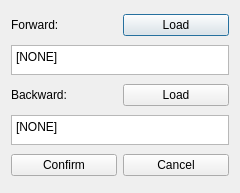
<?xml version="1.0" encoding="UTF-8"?>
<ui version="4.0">
 <class>Dialog</class>
 <widget class="QDialog" name="Dialog">
  <property name="windowModality">
   <enum>Qt::ApplicationModal</enum>
  </property>
  <property name="geometry">
   <rect>
    <x>0</x>
    <y>0</y>
    <width>240</width>
    <height>193</height>
   </rect>
  </property>
  <property name="windowTitle">
   <string>Load RAFT</string>
  </property>
  <layout class="QHBoxLayout" name="horizontalLayout_4">
   <item>
    <layout class="QVBoxLayout" name="verticalLayout">
     <item>
      <layout class="QHBoxLayout" name="horizontalLayout">
       <item>
        <widget class="QLabel" name="label">
         <property name="text">
          <string>Forward:</string>
         </property>
        </widget>
       </item>
       <item>
        <widget class="QPushButton" name="pb_loadFW">
         <property name="text">
          <string>Load</string>
         </property>
        </widget>
       </item>
      </layout>
     </item>
     <item>
      <widget class="QPlainTextEdit" name="FWin">
       <property name="enabled">
        <bool>true</bool>
       </property>
       <property name="maximumSize">
        <size>
         <width>268</width>
         <height>30</height>
        </size>
       </property>
       <property name="focusPolicy">
        <enum>Qt::NoFocus</enum>
       </property>
       <property name="plainText">
        <string>[NONE]</string>
       </property>
       <property name="overwriteMode">
        <bool>true</bool>
       </property>
      </widget>
     </item>
     <item>
      <layout class="QHBoxLayout" name="horizontalLayout_2">
       <item>
        <widget class="QLabel" name="label_2">
         <property name="text">
          <string>Backward:</string>
         </property>
        </widget>
       </item>
       <item>
        <widget class="QPushButton" name="pb_loadBW">
         <property name="text">
          <string>Load</string>
         </property>
        </widget>
       </item>
      </layout>
     </item>
     <item>
      <widget class="QPlainTextEdit" name="BWin">
       <property name="enabled">
        <bool>true</bool>
       </property>
       <property name="maximumSize">
        <size>
         <width>268</width>
         <height>30</height>
        </size>
       </property>
       <property name="focusPolicy">
        <enum>Qt::NoFocus</enum>
       </property>
       <property name="plainText">
        <string>[NONE]</string>
       </property>
       <property name="overwriteMode">
        <bool>true</bool>
       </property>
      </widget>
     </item>
     <item>
      <layout class="QHBoxLayout" name="horizontalLayout_3">
       <item>
        <widget class="QPushButton" name="pb_confirm">
         <property name="text">
          <string>Confirm</string>
         </property>
        </widget>
       </item>
       <item>
        <widget class="QPushButton" name="pushButton">
         <property name="text">
          <string>Cancel</string>
         </property>
        </widget>
       </item>
      </layout>
     </item>
    </layout>
   </item>
  </layout>
 </widget>
 <resources/>
 <connections>
  <connection>
   <sender>pushButton</sender>
   <signal>clicked()</signal>
   <receiver>Dialog</receiver>
   <slot>close()</slot>
   <hints>
    <hint type="sourcelabel">
     <x>146</x>
     <y>146</y>
    </hint>
    <hint type="destinationlabel">
     <x>227</x>
     <y>142</y>
    </hint>
   </hints>
  </connection>
 </connections>
</ui>
